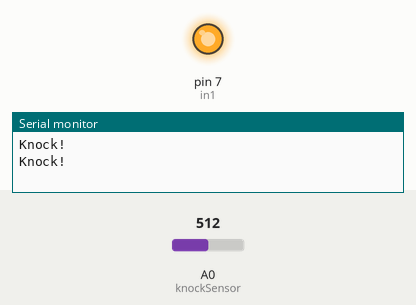
This program was run on a simulated Arduino Uno, built with avr-gcc and run on an emulated ATmega328P. Shown: output pins drawn as LEDs (lit = HIGH), the last lines printed to the serial monitor. The inputs (shaded band) are chosen by the test bench; at power-on: A0 (knockSensor) = 512.

Above: at 10.8 s.
10.9 s: A0 (knockSensor) set to 411
21.2 s: A0 (knockSensor) set to 385
At 31.1 s:
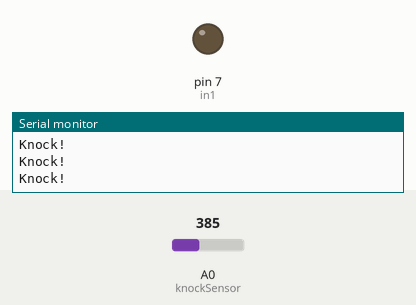
31.5 s: A0 (knockSensor) set to 410
At 41.2 s:
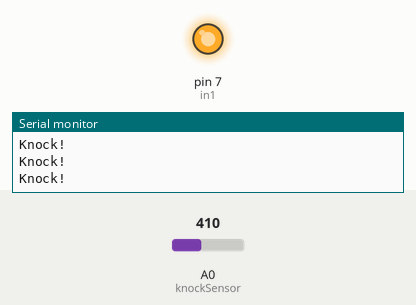
41.5 s: A0 (knockSensor) set to 390
At 51.2 s:
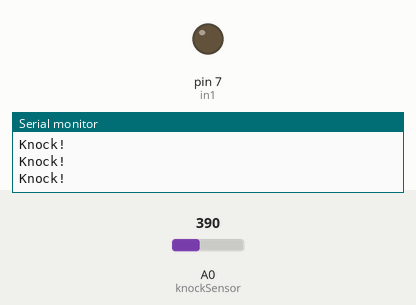
Timing chart, 0 to 52.5 s (numbered marks = the images above; inputs shaded):
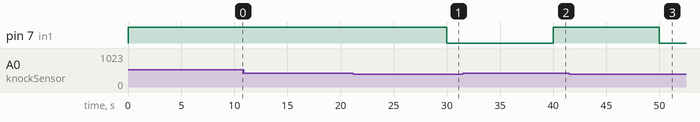

Measured:
- the behaviour switches between 400 and 399 on A0 (knockSensor) (found by bisection; images 0 and 1)
- after the input at 21.2 s, pin 7 (in1): HIGH → LOW after 8.8 s
- after the input at 31.5 s, pin 7 (in1): LOW → HIGH after 8.5 s
- after the input at 41.5 s, pin 7 (in1): HIGH → LOW after 8.5 s

The program:

main.cpp
```cpp
#include<Arduino.h>
const int knockSensor = A0; // the piezo is connected to analog pin 0
const int threshold = 400;  // threshold value to decide when the detected sound is a knock or not
const int in1=7;

// these variables will change:
int sensorReading = 0;      // variable to store the value read from the sensor pin

void setup() {

pinMode(in1,OUTPUT);
  Serial.begin(9600);
  digitalWrite(in1,LOW);
}
void loop() {
  // read the sensor and store it in the variable sensorReading:
  sensorReading = analogRead(knockSensor);

  // if the sensor reading is greater than the threshold:
  if (sensorReading >= threshold) {
    // send the string "Knock!" back to the computer, followed by newline
    Serial.println("Knock!");
    digitalWrite(in1,HIGH);
  }
  else
  {
      digitalWrite(in1,LOW);
  }
     delay(10000);
}
```
